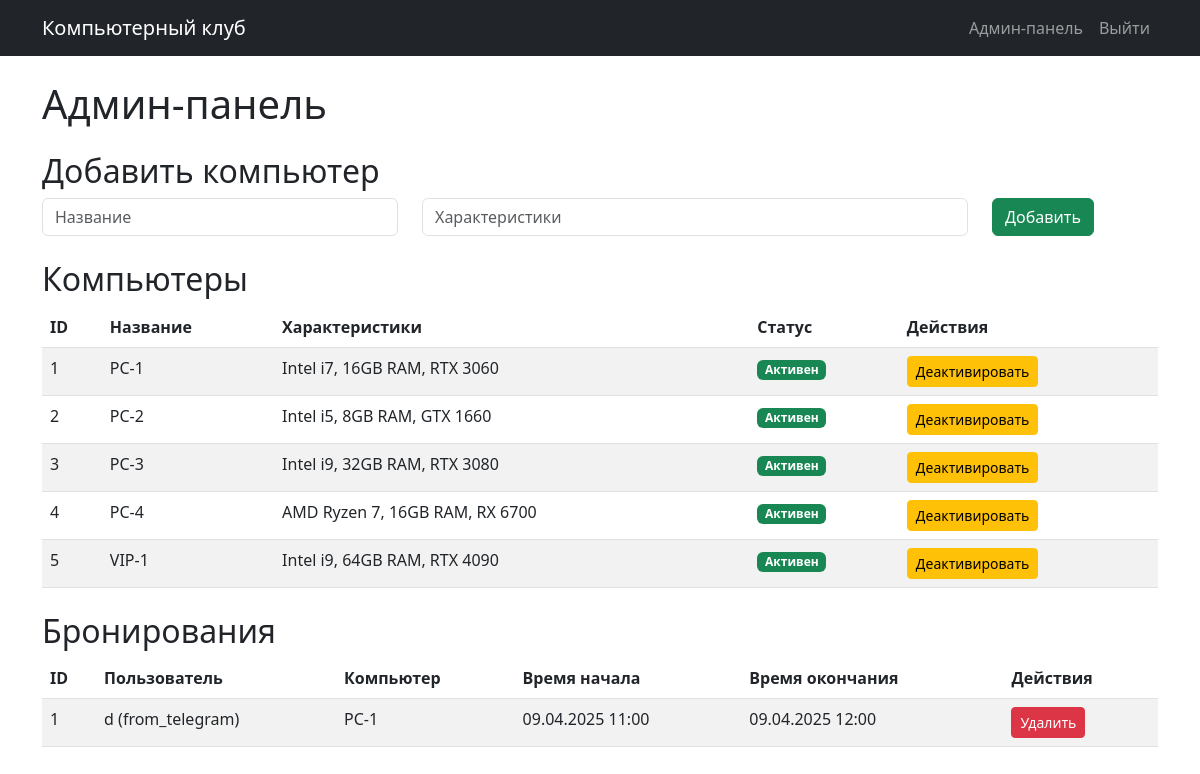
The app's page /admin (signed in) with its own data.
### app.py (models this page shows)
class Computer(db.Model):
    id = db.Column(db.Integer, primary_key=True)
    name = db.Column(db.String(50), nullable=False)
    specs = db.Column(db.String(200))
    is_active = db.Column(db.Boolean, default=True)
    bookings = db.relationship('Booking', backref='computer', lazy=True)

class Booking(db.Model):
    id = db.Column(db.Integer, primary_key=True)
    user_id = db.Column(db.Integer, db.ForeignKey('user.id'), nullable=False)
    computer_id = db.Column(db.Integer, db.ForeignKey('computer.id'), nullable=False)
    start_time = db.Column(db.DateTime, nullable=False)
    end_time = db.Column(db.DateTime, nullable=False)
    created_at = db.Column(db.DateTime, default=datetime.utcnow)

class User(db.Model):
    id = db.Column(db.Integer, primary_key=True)
    username = db.Column(db.String(50), unique=True, nullable=False)
    phone = db.Column(db.String(20), nullable=False)
    is_admin = db.Column(db.Boolean, default=False)
    bookings = db.relationship('Booking', backref='user', lazy=True)
    telegram_id = db.Column(db.String(50), unique=True)

### app.py (the view)
@app.route('/admin')
def admin_panel():
    if not session.get('is_admin'):
        return redirect(url_for('index'))
    bookings = Booking.query.order_by(Booking.start_time.desc()).all()
    computers = Computer.query.all()
    return render_template('admin.html', bookings=bookings, computers=computers)

### templates/admin.html (shortened to what this page needs)
{% extends "base.html" %}
{% block content %}
<h1>Админ-панель</h1>
<h2 class="mt-4">Добавить компьютер</h2>
<form method="POST" action="{{ url_for('add_computer') }}" class="mb-4">
    <div class="row">
        <div class="col-md-4">
            <input type="text" name="name" class="form-control" placeholder="Название" required>
        </div>
        <div class="col-md-6">
            <input type="text" name="specs" class="form-control" placeholder="Характеристики">
        </div>
        <div class="col-md-2">
            <button type="submit" class="btn btn-success">Добавить</button>
        </div>
    </div>
</form>
<h2>Компьютеры</h2>
<table class="table table-striped">
    <thead>
        <tr>
            <th>ID</th>
            <th>Название</th>
            <th>Характеристики</th>
            <th>Статус</th>
            <th>Действия</th>
        </tr>
    </thead>
    <tbody>
        {% for computer in computers %}
        <tr>
            <td>{{ computer.id }}</td>
            <td>{{ computer.name }}</td>
            <td>{{ computer.specs }}</td>
            <td>
                {% if computer.is_active %}
                    <span class="badge bg-success">Активен</span>
                {% else %}
                    <span class="badge bg-danger">Неактивен</span>
                {% endif %}
            </td>
            <td>
                <a href="{{ url_for('toggle_computer', computer_id=computer.id) }}" class="btn btn-sm btn-warning">
                    {% if computer.is_active %}Деактивировать{% else %}Активировать{% endif %}
                </a>
            </td>
        </tr>
        {% endfor %}
    </tbody>
</table>
<h2 class="mt-4">Бронирования</h2>
<table class="table table-striped">
    <thead>
        <tr>
            <th>ID</th>
            <th>Пользователь</th>
            <th>Компьютер</th>
            <th>Время начала</th>
            <th>Время окончания</th>
            <th>Действия</th>
        </tr>
    </thead>
    <tbody>
        {% for booking in bookings %}
        <tr>
            <td>{{ booking.id }}</td>
            <td>{{ booking.user.username }} ({{ booking.user.phone }})</td>
            <td>{{ booking.computer.name }}</td>
            <td>{{ booking.start_time.strftime('%d.%m.%Y %H:%M') }}</td>
            <td>{{ booking.end_time.strftime('%d.%m.%Y %H:%M') }}</td>
            <td>
                <a href="{{ url_for('delete_booking', booking_id=booking.id) }}" class="btn btn-sm btn-danger">Удалить</a>
            </td>
        </tr>
        {% endfor %}
    </tbody>
</table>
{% endblock %}

### templates/base.html (shortened to what this page needs)
<!DOCTYPE html>
<html lang="ru">
<head>
    <link href="https://cdn.jsdelivr.net/npm/bootstrap@5.3.0/dist/css/bootstrap.min.css" rel="stylesheet">
</head>
<body>
    <nav class="navbar navbar-expand-lg navbar-dark bg-dark">
        <div class="container">
            <a class="navbar-brand" href="{{ url_for('index') }}">Компьютерный клуб</a>
            <div class="navbar-nav">
                {% if session.get('is_admin') %}
                    <a class="nav-link" href="{{ url_for('admin_panel') }}">Админ-панель</a>
                    <a class="nav-link" href="{{ url_for('admin_logout') }}">Выйти</a>
                {% else %}
                    <a class="nav-link" href="{{ url_for('book_computer') }}">Забронировать</a>
                    <a class="nav-link" href="{{ url_for('admin_login') }}">Вход для админа</a>
                {% endif %}
            </div>
        </div>
    </nav>
    <div class="container mt-4">
        {% block content %}{% endblock %}
    </div>
</body>
</html>

### records on screen
Computer: id "1", name "PC-1", specs "Intel i7, 16GB RAM, RTX 3060", is_active "Активен"
Computer: id "2", name "PC-2", specs "Intel i5, 8GB RAM, GTX 1660", is_active "Активен"
Computer: id "3", name "PC-3", specs "Intel i9, 32GB RAM, RTX 3080", is_active "Активен"
Computer: id "4", name "PC-4", specs "AMD Ryzen 7, 16GB RAM, RX 6700", is_active "Активен"
Computer: id "5", name "VIP-1", specs "Intel i9, 64GB RAM, RTX 4090", is_active "Активен"
Booking: id "1", user.username "d", user.phone "from_telegram", computer.name "PC-1", start_time "09.04.2025 11:00", end_time "09.04.2025 12:00"
